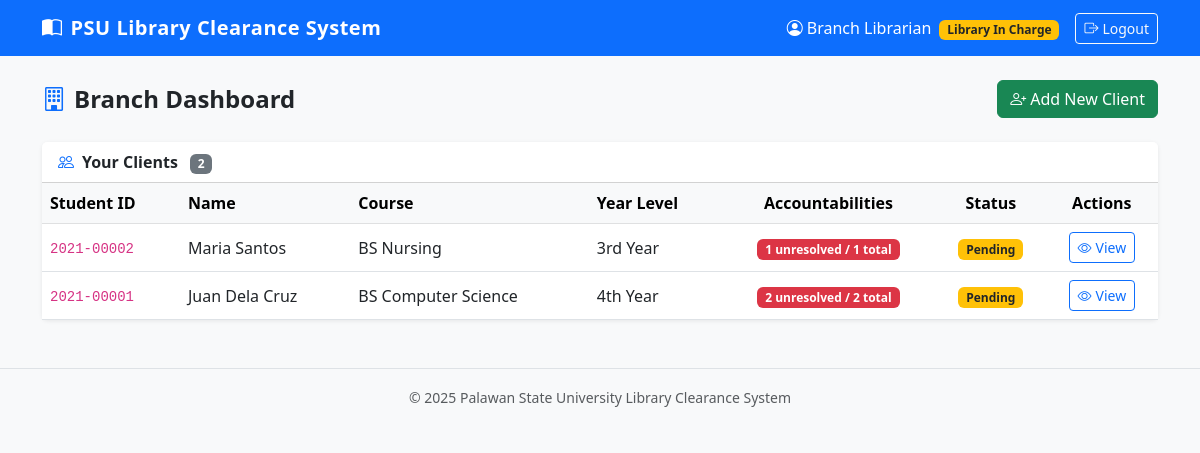
The app's page /dashboard/branch/ (signed in) with its own data.
### library/models.py (models this page shows, shortened)
class UserProfile(models.Model):
    ROLE_CHOICES = [
        ('main_library', 'Main Library'),
        ('library_in_charge', 'Library In Charge'),
    ]
    user = models.OneToOneField(User, on_delete=models.CASCADE, related_name='profile')
    role = models.CharField(max_length=30, choices=ROLE_CHOICES)
    branch = models.ForeignKey(Branch, null=True, blank=True, on_delete=models.SET_NULL)

class Client(models.Model):
    STATUS_CHOICES = [
        ('pending', 'Pending'),
        ('cleared', 'Cleared'),
        ('rejected', 'Rejected'),
    ]
    student_id = models.CharField(max_length=50, unique=True)
    first_name = models.CharField(max_length=100)
    last_name = models.CharField(max_length=100)
    email = models.EmailField()
    course = models.CharField(max_length=200, blank=True)
    year_level = models.CharField(max_length=20, blank=True)
    uploaded_by = models.ForeignKey(User, on_delete=models.SET_NULL, null=True, related_name='uploaded_clients')
    branch = models.ForeignKey(Branch, on_delete=models.SET_NULL, null=True, related_name='clients')
    status = models.CharField(max_length=20, choices=STATUS_CHOICES, default='pending')
    clearance_signed = models.BooleanField(default=False)
    remarks = models.TextField(blank=True)
    created_at = models.DateTimeField(auto_now_add=True)
    updated_at = models.DateTimeField(auto_now=True)
    @property
    def full_name(self):
        return f"{self.first_name} {self.last_name}"
    @property
    def unresolved_accountabilities(self):
        return self.accountabilities.filter(resolved=False)
    class Meta:
        ordering = ['-created_at']

### library/views.py (the view)
# urls.py: path('dashboard/branch/', views.dashboard_branch, name='dashboard_branch'),
@login_required
def dashboard_branch(request):
    if get_user_role(request.user) != 'library_in_charge':
        messages.error(request, 'Access denied.')
        return redirect('dashboard')
    clients = Client.objects.filter(uploaded_by=request.user).prefetch_related('accountabilities')
    return render(request, 'library/dashboard_branch.html', {'clients': clients})

### library/views.py (called while the page is built)
def get_user_role(user):
    try:
        return user.profile.role
    except UserProfile.DoesNotExist:
        return None

### library/templates/library/dashboard_branch.html (shortened to what this page needs)
{% extends 'library/base.html' %}
{% block content %}
<div class="d-flex justify-content-between align-items-center mb-4">
    <h4 class="fw-bold mb-0"><i class="bi bi-building me-2 text-primary"></i>Branch Dashboard</h4>
    <a href="{% url 'client_create' %}" class="btn btn-success">
        <i class="bi bi-person-plus me-1"></i>Add New Client
    </a>
</div>
<div class="card">
    <div class="card-header bg-white fw-semibold">
        <i class="bi bi-people me-2 text-primary"></i>Your Clients
        <span class="badge bg-secondary ms-2">{{ clients|length }}</span>
    </div>
    <div class="table-responsive">
        <table class="table table-hover mb-0 align-middle">
            <thead class="table-light">
                <tr>
                    <th>Student ID</th>
                    <th>Name</th>
                    <th>Course</th>
                    <th>Year Level</th>
                    <th class="text-center">Accountabilities</th>
                    <th class="text-center">Status</th>
                    <th class="text-center">Actions</th>
                </tr>
            </thead>
            <tbody>
            {% for client in clients %}
            <tr>
                <td><code>{{ client.student_id }}</code></td>
                <td>{{ client.full_name }}</td>
                <td>{{ client.course|default:"-" }}</td>
                <td>{{ client.year_level|default:"-" }}</td>
                <td class="text-center">
                    {% with unresolved=client.unresolved_accountabilities.count total_acc=client.accountabilities.count %}
                    <span class="badge {% if unresolved > 0 %}bg-danger{% else %}bg-success{% endif %}">
                        {{ unresolved }} unresolved / {{ total_acc }} total
                    </span>
                    {% endwith %}
                </td>
                <td class="text-center">
                    {% if client.status == 'pending' %}
                        <span class="badge bg-warning text-dark">Pending</span>
                    {% elif client.status == 'cleared' %}
                        <span class="badge bg-success">Cleared</span>
                    {% else %}
                        <span class="badge bg-danger">Rejected</span>
                    {% endif %}
                </td>
                <td class="text-center">
                    <a href="{% url 'client_detail' client.pk %}" class="btn btn-sm btn-outline-primary">
                        <i class="bi bi-eye me-1"></i>View
                    </a>
                </td>
            </tr>
            {% empty %}
            <tr><td colspan="7" class="text-center text-muted py-4">No clients added yet. Click "Add New Client" to get started.</td></tr>
            {% endfor %}
            </tbody>
        </table>
    </div>
</div>
{% endblock %}

### library/templates/library/base.html (shortened to what this page needs)
<!DOCTYPE html>
<html lang="en">
<head>
    <link href="https://cdn.jsdelivr.net/npm/bootstrap@5.3.0/dist/css/bootstrap.min.css" rel="stylesheet">
    <link href="https://cdn.jsdelivr.net/npm/bootstrap-icons@1.10.5/font/bootstrap-icons.css" rel="stylesheet">
</head>
<body>
{% if user.is_authenticated %}
<nav class="navbar navbar-expand-lg navbar-dark bg-primary mb-4">
    <div class="container">
        <a class="navbar-brand" href="{% url 'dashboard' %}">
            <i class="bi bi-book-half me-2"></i>PSU Library Clearance System
        </a>
        <div class="collapse navbar-collapse" id="navbarNav">
            <ul class="navbar-nav ms-auto align-items-center">
                <li class="nav-item me-3">
                    <span class="navbar-text text-white">
                        <i class="bi bi-person-circle me-1"></i>{{ user.get_full_name|default:user.username }}
                        {% if user.profile %}
                            <span class="badge bg-warning text-dark ms-1">{{ user.profile.get_role_display }}</span>
                        {% endif %}
                    </span>
                </li>
                <li class="nav-item">
                    <a class="btn btn-outline-light btn-sm" href="{% url 'logout' %}">
                        <i class="bi bi-box-arrow-right me-1"></i>Logout
                    </a>
                </li>
            </ul>
        </div>
    </div>
</nav>
{% endif %}
<div class="container mb-5">
    {% block content %}{% endblock %}
</div>
<footer class="py-3 mt-4 text-center text-muted">
    <div class="container">
        <small>&copy; 2025 Palawan State University Library Clearance System</small>
    </div>
</footer>
</body>
</html>

### library/templates/library/base.html (style rules this page uses)
body { background-color: #f8f9fa; }
.navbar-brand { font-weight: 700; letter-spacing: 0.5px; }
.card { border: none; box-shadow: 0 1px 4px rgba(0,0,0,0.08); }
footer { border-top: 1px solid #dee2e6; }

### records on screen
Client: student_id "2021-00002", full_name "Maria Santos", course "BS Nursing", year_level "3rd Year", unresolved_accountabilities.count "1", accountabilities.count "1", status "Pending"
Client: student_id "2021-00001", full_name "Juan Dela Cruz", course "BS Computer Science", year_level "4th Year", unresolved_accountabilities.count "2", accountabilities.count "2", status "Pending"

### other values on screen
{{ user.get_full_name|default:user.username }} "Branch Librarian"
{{ user.profile.get_role_display }} "Library In Charge"
{{ clients|length }} "2"
